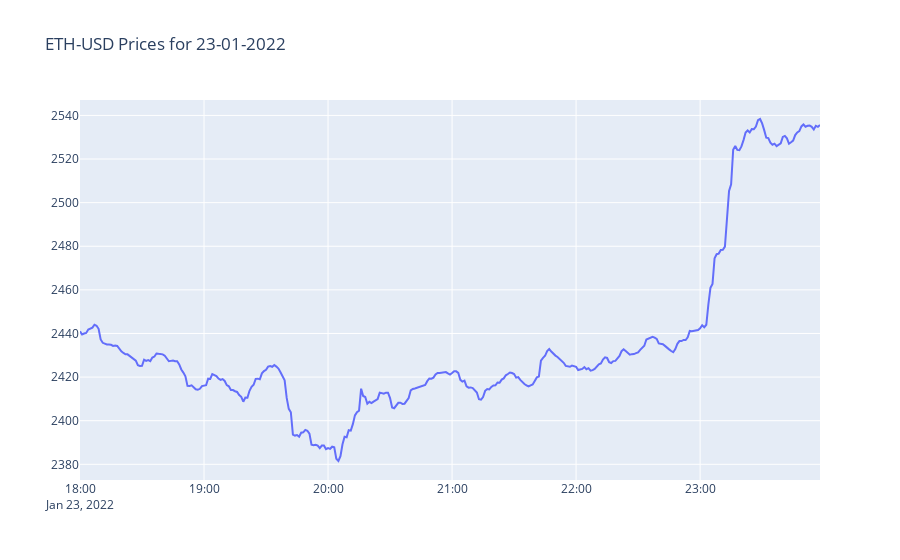

The cell this chart's notebook holds for it:
### Code cell
import plotly.graph_objects as go
fig = go.Figure([go.Scatter(x=eth.index, y=eth.High)])
fig.update_layout(title="ETH-USD Prices for 23-01-2022")
fig.show()

### Figure 1 — Plotly figure (JSON) as saved in the notebook; plotly's stock layout.template omitted (floating-point values rounded to 4 significant figures; data arrays with more than 128 entries replaced by an {"elided": "..."} marker saying what was removed)
{"data": [{"type": "scatter", "x": {"elided": "356 str values"}, "y": {"elided": "356 float values"}}], "layout": {"title": {"text": "ETH-USD Prices for 23-01-2022"}}}
